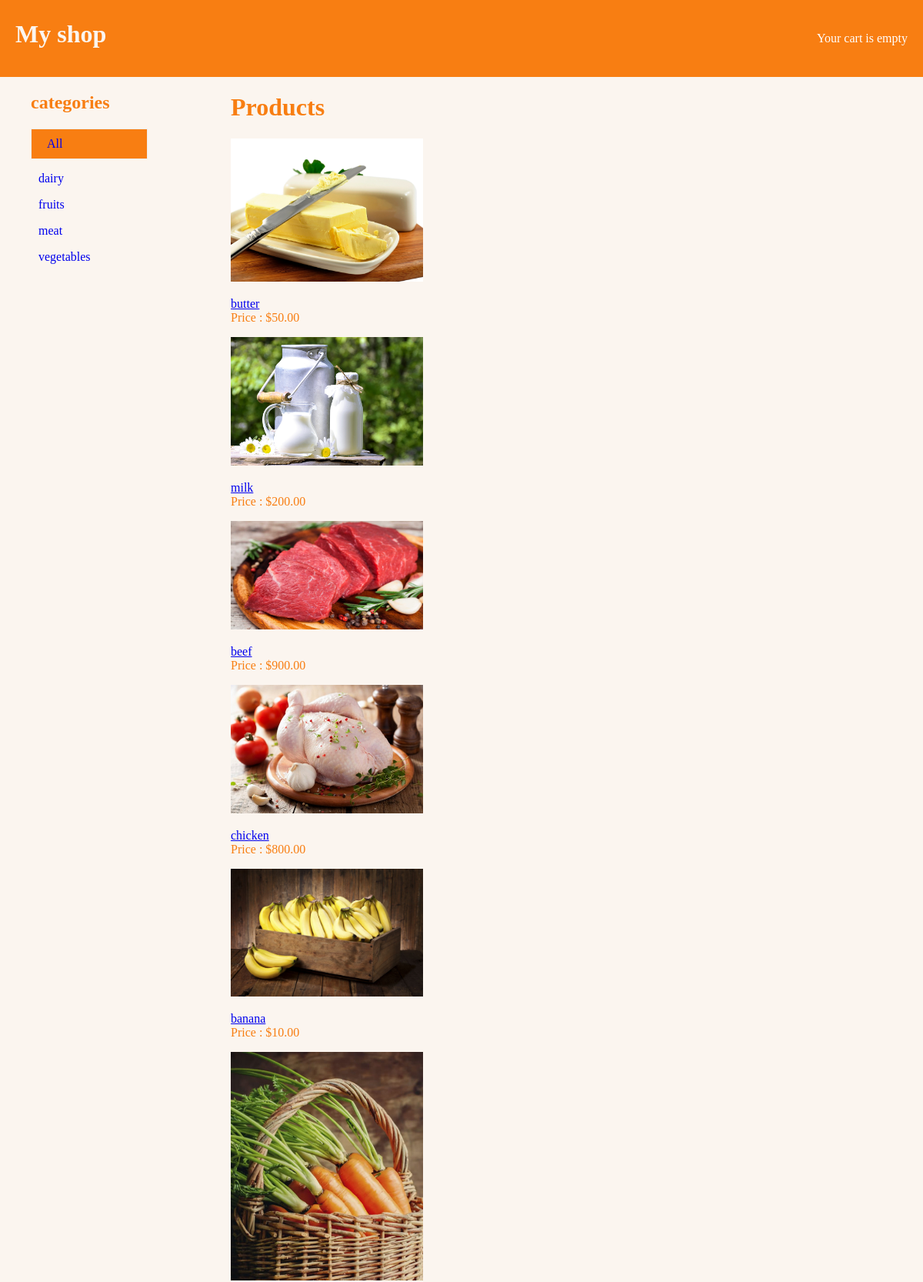
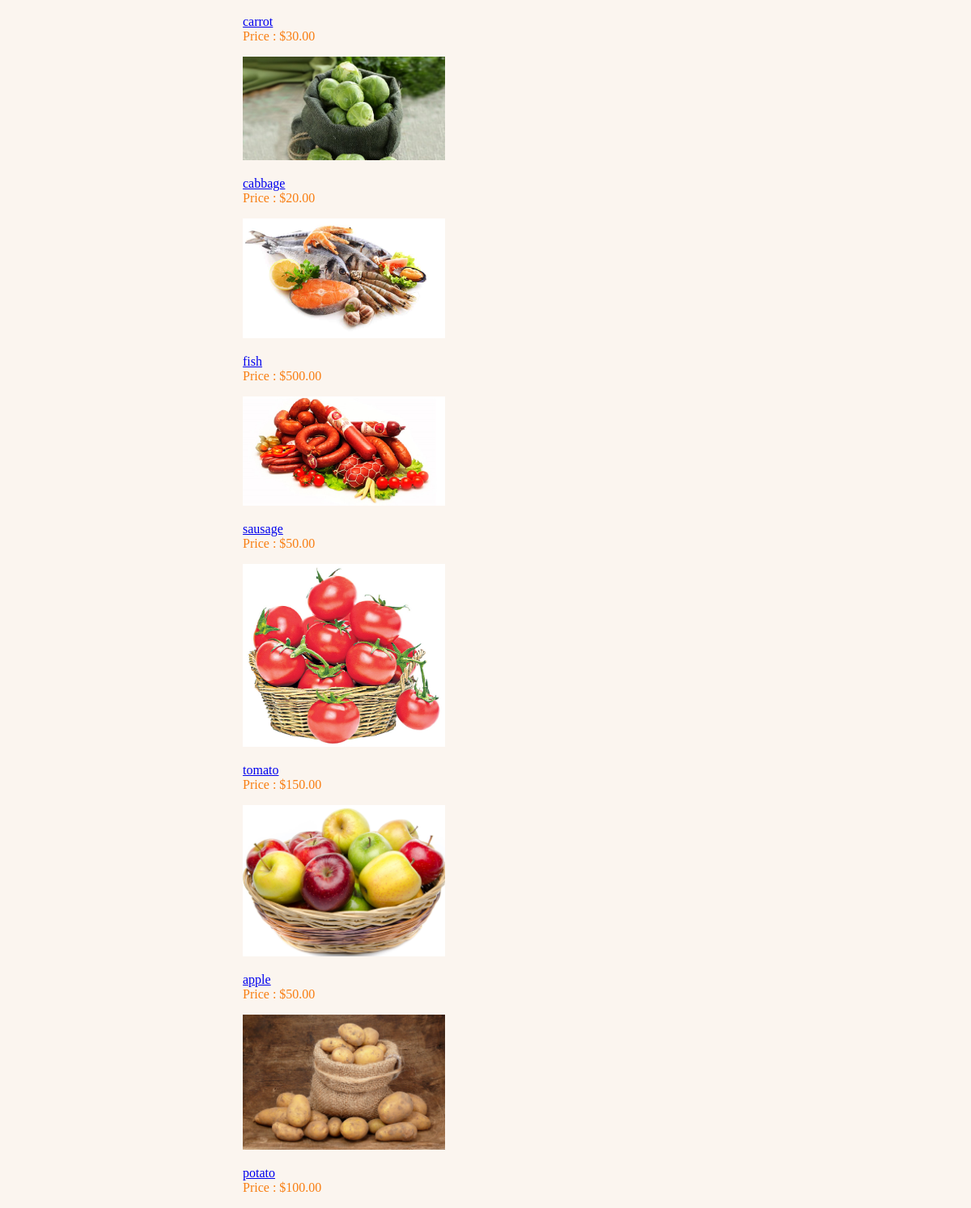
The page / on the database its author committed (2 pictures, top to bottom).
### shop/models.py (models this page shows, shortened)
class Category(models.Model):
	name = models.CharField(max_length=200,db_index=True)
	slug = models.SlugField(max_length=200,db_index=True,unique=True)
	class Meta:
		ordering = ('name',)
		verbose_name = "Category"
		verbose_name_plural = "Categorys"
	def get_absolute_url(self):
		return reverse('shop:product_list_category',args=[self.slug])

class Product(models.Model):
	category 	= models.ForeignKey(Category,related_name='product',on_delete=models.CASCADE)
	name 		= models.CharField(max_length=200,db_index=True)
	slug 		= models.SlugField(max_length=200,db_index=True)
	Image 		= models.ImageField(blank=True)
	description = models.TextField(blank=True)
	price 		= models.DecimalField(max_digits=10,decimal_places=2)
	stock 		= models.PositiveIntegerField()
	available 	= models.BooleanField(default=True)
	created 	= models.DateTimeField(auto_now_add=True)
	updated 	= models.DateTimeField(auto_now=True)
	class Meta:
		ordering = ('-created',)
		index_together = (('id','slug'),)
		verbose_name = "Product"
		verbose_name_plural = "Products"
	def get_absolute_url(self):
		return reverse('shop:product_detail',args=[self.id,self.slug])

### shop/views.py (the view)
# urls.py: re_path('^$',views.product_list,name='product_list'),
def product_list(request,category_slug=None):
    category = None
    categories = Category.objects.all()
    products = Product.objects.filter(available=True)
    if category_slug:
        category = get_object_or_404(Category,slug=category_slug)
        products = products.filter(category=category)
    context = {
		'category':category,
		'categories':categories,
		'products':products
	}
    return render(request,'shop/product/list.html',context)

### cart/cart.py (called while the page is built)
    def __len__(self):
        return sum(item['quantity'] for item in self.cart.values())

### cart/context_processors.py (called while the page is built)
def cart(request):
    return {'cart':Cart(request)}

### shop/templates/shop/product/list.html (shortened to what this page needs)
{% extends "base.html" %}
{% load static %}
{% block content %}
	<div id="sidebar">
		<ul>
			<h2>categories</h2>
				<li
					{% if not category %}
						class = "selected"
					{% endif %}
				>
					<a href="{% url 'shop:product_list' %}">All</a>
				</li>
		</ul>
		{% for cat in categories %}
			<ul>
				<li
				>
					<a href="{{cat.get_absolute_url}}">{{cat.name}}</a>
				</li>
			</ul>
		{% endfor %}
	</div>
	<div id="main">
		<h1>
			{% if category %}
				{{category.name}}
			{% else %}
				Products
			{% endif %}
		</h1>
			{% for prod in products %}
				<div class="items">
					<a href="{{prod.get_absolute_url}}">
						<img src="
							{% if prod.Image %}
								{{prod.Image.url}}
							{% else %}
								{% static 'img/default.png' %}
							{% endif %}"
						width=250px>
					</a><br>
					<p class="center"><a href="{{prod.get_absolute_url}}">{{prod.name}}</a>
					<br>Price : ${{prod.price}}</p>
				</div>
			{% endfor %}
</div>
{% endblock content %}

### shop/templates/base.html (shortened to what this page needs)
{% load static %}
<!DOCTYPE html>
<html>
<head>
    <link rel="stylesheet" type="text/css" href='{% static "css/style.css" %}'>
</head>
<body>
    <div id="header">
        <a href="{% url 'shop:product_list' %}"><h1 id='ts'>My shop</h1></a>
        <div class="cart">
              {% with total_items=cart|length %}
             {% if cart|length > 0 %}
             Your cart:
             <a href="{% url 'cart:cart_detail' %}">
                              {{total_items}} item {{total_items|pluralize}}, ${{cart.get_total_price}}
                          </a>
              {% else %}
                Your cart is empty
              {% endif %}
              {% endwith %}
        </div>
    </div>
    {% block content %}{% endblock content %}
</body>
</html>

### shop/static/css/style.css (style rules this page uses)
body { background: #FBF5EF; padding:0; margin:0 auto; color: #f87e12; }
#header { background-color:#f87e12; width:100%; height: 100px; }
#ts { margin-top: 0; padding-top: 26px; padding-left: 20px; }
#header a { text-decoration: none; color:#FBF5EF; overflow: hidden; }
.cart { float:right; margin-top:-43px; margin-right:20px; color: #fff; }
#sidebar { float:left; width:25%; }
#sidebar ul li { width:50%; display: block; list-style:none; }
#sidebar ul li a { text-decoration: none; padding:10px; }
.selected { background-color:#f87e12; color:#fff; border:1px solid #eee; text-decoration: none; padding:10px; }
#main { float:left; width:75%; overflow: hidden; }
#main .items { width:33.33333%; }

### rows shown on the page
Category: name "dairy"
Category: name "fruits"
Category: name "meat"
Category: name "vegetables"
Product: Image (picture), name "butter", price "50.00"
Product: Image (picture), name "milk", price "200.00"
Product: Image (placeholder picture), name "beef", price "900.00"
Product: Image (picture), name "chicken", price "800.00"
Product: Image (picture), name "banana", price "10.00"
Product: Image (picture), name "carrot", price "30.00"
Product: Image (picture), name "cabbage", price "20.00"
Product: Image (picture), name "fish", price "500.00"
Product: Image (picture), name "sausage", price "50.00"
Product: Image (picture), name "tomato", price "150.00"
Product: Image (picture), name "apple", price "50.00"
Product: Image (picture), name "potato", price "100.00"
